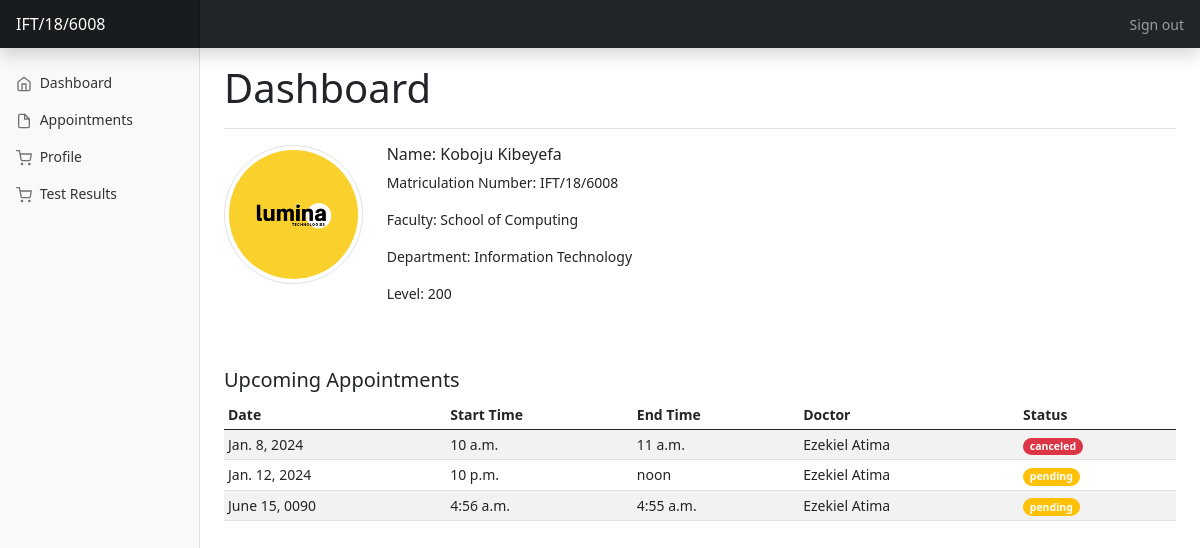
Screenshot of /student/dashboard/ (signed in) with the database file from the repository.
### app/models.py (models this page shows, shortened)
class StudentProfile(models.Model):
    student = models.OneToOneField(User, on_delete=models.CASCADE,)
    matric_number = models.CharField(max_length=255, unique=True)
    surname = models.CharField(max_length=255,)
    first_name = models.CharField(max_length=255,)
    faculty = models.CharField(max_length=255)
    department = models.CharField(max_length=255)
    level = models.CharField(choices=(("100", "100"), ("200", "200"), ("300", "300"), ("400", "400"), ("500", "500")), max_length=255)
    profile_image = models.FileField(upload_to="static/uploads", blank=True, null=True)
    class Meta:
        verbose_name = "Student Profile"
        verbose_name_plural = "Student Profiles"

class Appointment(TimeStampedModel):
    student = models.ForeignKey(StudentProfile, on_delete=models.SET_NULL, blank=True, null=True)
    doctor = models.ForeignKey(DoctorProfile, on_delete=models.SET_NULL, blank=True, null=True)
    appointe_date = models.DateField()
    start_time = models.TimeField()
    end_time = models.TimeField()
    status = models.CharField(max_length=255, default='pending',
                              choices=(("pending", "pending"),("canceled", "canceled"), ("approve", "approve") ))

class DoctorProfile(models.Model):
    doctor = models.OneToOneField(User, on_delete=models.CASCADE)
    name = models.CharField(max_length=255,)
    emails = models.EmailField(max_length=255,)
    phone = models.CharField(max_length=11,)
    profile_image = models.FileField(upload_to="static/uploads", blank=True, null=True)
    class Meta:
        verbose_name = 'Doctor Profile'
        verbose_name_plural = 'Doctor Profiles'

### app/views.py (the view)
# urls.py: path('student/dashboard/', StudentDashboardView.as_view()),
class StudentDashboardView(View):
    def get(self, request):
        if not self.request.user.is_authenticated or not self.request.user.is_student:
            return redirect('/student/login/')
        user = self.request.user
        profile = StudentProfile.objects.get_or_create(student=user)
        profile = profile[0]
        appointments = Appointment.objects.filter(student=profile)
        context = dict(profile=profile, appointments=appointments)
        return render(request, 'student/dashboard-index.html', context)

### templates/student/dashboard-index.html (shortened to what this page needs)
{% extends "student/index.html" %}
{% block heading %}
  <h1>Dashboard</h1>
{% endblock heading %}
{% block main %}
  <div class="row">
    <div class="col col-md-3 col-lg-2">
      <img src="{{ profile.profile_image.url }}" alt="" class="img-thumbnail" style="border-radius: 50%;">
    </div>
    <div class="col col-md-9">
      <h6>Name: {{profile.surname}} {{ profile.first_name }}</h6>
      <div>
        <p>Matriculation Number: {{ profile.matric_number }}</p>
        <p>Faculty: {{ profile.faculty }}</p>
        <p>Department: {{ profile.department }}</p>
        <p>Level: {{ profile.level }}</p>
      </div>
    </div>
  </div>
  <div class="my-5">
    <h5>Upcoming Appointments</h5>
    <div class="table-responsive">
      <table class="table table-striped table-sm">
        <thead>
          <tr>
            <th scope="col">Date</th>
            <th scope="col">Start Time</th>
            <th scope="col">End Time</th>
            <th scope="col">Doctor</th>
            <th scope="col">Status</th>
          </tr>
        </thead>
        <tbody>
          {% for appointment in appointments %}
            <tr>
              <td>{{appointment.appointe_date}}</td>
              <td>{{appointment.start_time}}</td>
              <td>{{appointment.end_time}}</td>
              <td>{{appointment.doctor.name}}</td>
              {% if appointment.status == 'pending' %}
                <td>
                  <span class="badge rounded-pill bg-warning">{{appointment.status}} </span>
                </td>
              {% elif appointment.status == 'approved' %}
                <td>
                  <span class="badge rounded-pill bg-success">{{appointment.status}} </span>
                </td>
              {% else %}
                <td>
                  <span class="badge rounded-pill bg-danger">{{appointment.status}} </span>
                </td>
              {% endif %}
            </tr>
          {% endfor %}
        </tbody>
      </table>
    </div>
  </div>
{% endblock main %}

### templates/student/index.html (shortened to what this page needs)
<!doctype html>
<html lang="en">
  <head>
    <link href="/static/bootstrap/bootstrap.min.css" rel="stylesheet">
    <link href="/static/dashboard/dashboard.css" rel="stylesheet">
  </head>
  <body>
<header class="navbar navbar-dark sticky-top bg-dark flex-md-nowrap p-0 shadow">
  <a class="navbar-brand col-md-3 col-lg-2 me-0 px-3" href="#">{{profile.matric_number}}</a>
  <div class="navbar-nav">
    <div class="nav-item text-nowrap">
      <a class="nav-link px-3" href="/auth/signout/">Sign out</a>
    </div>
  </div>
</header>
<div class="container-fluid">
  <div class="row">
    <nav id="sidebarMenu" class="col-md-3 col-lg-2 d-md-block bg-light sidebar collapse">
      <div class="position-sticky pt-3">
        <ul class="nav flex-column">
          <li class="nav-item">
            <a class="nav-link" aria-current="page" href="/student/dashboard/">
              <span data-feather="home"></span>
              Dashboard
            </a>
          </li>
          <li class="nav-item">
            <a class="nav-link" href="/student/appointments/">
              <span data-feather="file"></span>
              Appointments
            </a>
          </li>
          <li class="nav-item">
            <a class="nav-link" href="/student/profile/">
              <span data-feather="shopping-cart"></span>
              Profile
            </a>
          </li>
          <li class="nav-item">
            <a class="nav-link" href="/student/test-results/">
              <span data-feather="shopping-cart"></span>
              Test Results
            </a>
          </li>
        </ul>
      </div>
    </nav>
    <main class="col-md-9 ms-sm-auto col-lg-10 px-md-4">
      <div class="d-flex justify-content-between flex-wrap flex-md-nowrap align-items-center pt-3 pb-2 mb-3 border-bottom">
        {% block heading %}
        {% endblock heading %}
      </div>
      {% block main %}
      {% endblock main %}
    </main>
  </div>
</div>
  </body>
</html>

### static/dashboard/dashboard.css (style rules this page uses)
body { font-size: .875rem; }
.feather { width: 16px; height: 16px; vertical-align: text-bottom; }
.sidebar { position: fixed; top: 0; bottom: 0; left: 0; z-index: 100; padding: 48px 0 0; box-shadow: inset -1px 0 0 rgba(0, 0, 0, .1); }
.sidebar .nav-link { font-weight: 500; color: #333; }
.sidebar .nav-link .feather { margin-right: 4px; color: #727272; }
.navbar-brand { padding-top: .75rem; padding-bottom: .75rem; font-size: 1rem; background-color: rgba(0, 0, 0, .25); box-shadow: inset -1px 0 0 rgba(0, 0, 0, .25); }

### rows the page displays
StudentProfile: matric_number "IFT/18/6008", profile_image (picture), surname "Koboju", first_name "Kibeyefa", faculty "School of Computing", department "Information Technology", level "200"
Appointment: appointe_date "Jan. 8, 2024", start_time "10 a.m.", end_time "11 a.m.", doctor.name "Ezekiel Atima", status "canceled"
Appointment: appointe_date "Jan. 12, 2024", start_time "10 p.m.", end_time "noon", doctor.name "Ezekiel Atima", status "pending"
Appointment: appointe_date "June 15, 0090", start_time "4:56 a.m.", end_time "4:55 a.m.", doctor.name "Ezekiel Atima", status "pending"
